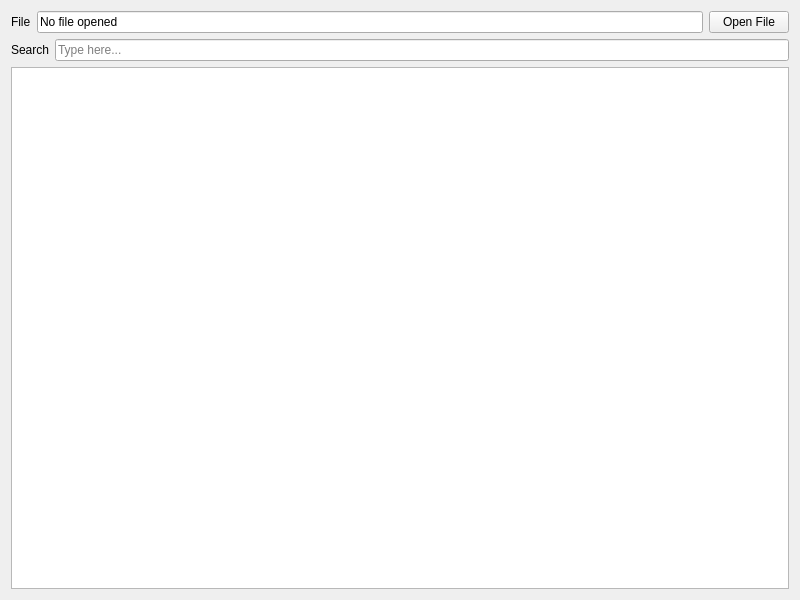
<?xml version="1.0" encoding="UTF-8"?>
<ui version="4.0">
 <class>CSVReader</class>
 <widget class="QWidget" name="CSVReader">
  <property name="geometry">
   <rect>
    <x>0</x>
    <y>0</y>
    <width>800</width>
    <height>600</height>
   </rect>
  </property>
  <property name="windowTitle">
   <string>CSVReader</string>
  </property>
  <layout class="QGridLayout" name="gridLayout">
   <item row="0" column="0">
    <layout class="QVBoxLayout" name="verticalLayout">
     <item>
      <layout class="QHBoxLayout" name="horizontalLayout">
       <item>
        <widget class="QLabel" name="label">
         <property name="text">
          <string>File</string>
         </property>
        </widget>
       </item>
       <item>
        <widget class="QLineEdit" name="openedFileEdit">
         <property name="text">
          <string>No file opened</string>
         </property>
         <property name="readOnly">
          <bool>true</bool>
         </property>
        </widget>
       </item>
       <item>
        <widget class="QPushButton" name="openFileButton">
         <property name="text">
          <string>Open File</string>
         </property>
        </widget>
       </item>
      </layout>
     </item>
     <item>
      <layout class="QHBoxLayout" name="horizontalLayout_4">
       <item>
        <widget class="QLabel" name="label_2">
         <property name="text">
          <string>Search</string>
         </property>
        </widget>
       </item>
       <item>
        <widget class="QLineEdit" name="searchEdit">
         <property name="placeholderText">
          <string>Type here...</string>
         </property>
        </widget>
       </item>
      </layout>
     </item>
     <item>
      <widget class="QTableView" name="tableView"/>
     </item>
    </layout>
   </item>
  </layout>
 </widget>
 <resources/>
 <connections/>
</ui>
